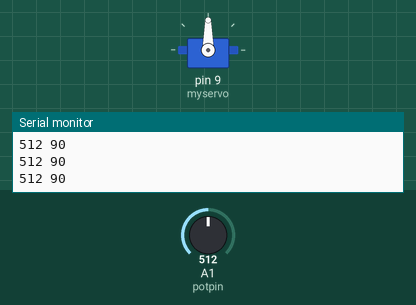
Recording of a sketch running on a simulated Arduino Uno, built with avr-gcc and run on an emulated ATmega328P. On the bench: servo, the last lines printed to the serial monitor. The test bench sets the inputs (shaded band); at power-on: A1 (potpin) = 512.

Above: at 1.5 s.
1.6 s: A1 (potpin) set to 716
At 1.9 s:
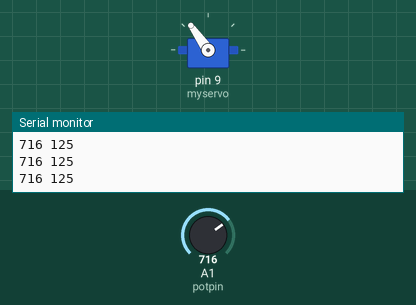
3.1 s: A1 (potpin) set to 900
At 4.1 s:
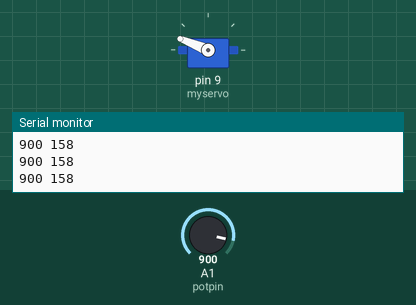
4.6 s: A1 (potpin) set to 1023
At 5.2 s:
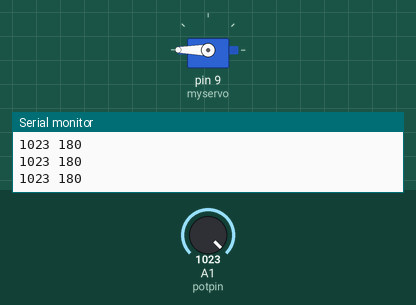
6.1 s: A1 (potpin) set to 306
At 6.4 s:
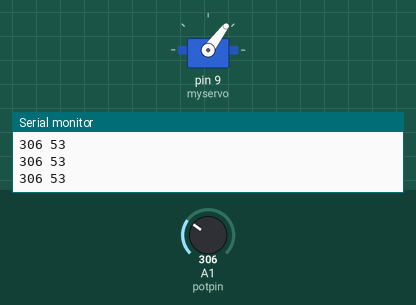
7.6 s: A1 (potpin) set to 122
At 8.8 s:
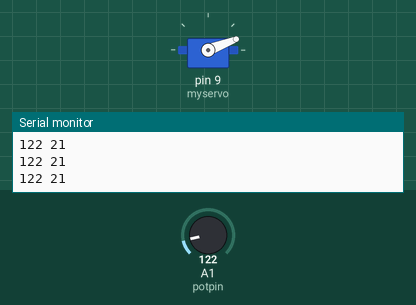
9.1 s: A1 (potpin) set to 0
At 9.9 s:
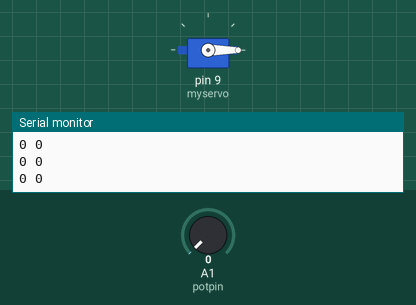
Timing chart, 0 to 11.6 s (numbered marks = the images above; inputs shaded):
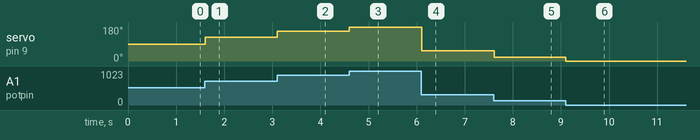

The sketch:

ServoEncoder.ino
```cpp
#include <Servo.h>


Servo myservo;  // create servo object to control a servo

int potpin = A1;  // analog pin used to connect the potentiometer
int val;    // variable to read the value from the analog pin


void setup() {
  myservo.attach(9);  // attaches the servo on pin 9 to the servo
					  // object
  Serial.begin(115200);
  delay(300); // .3 sec delay
}


void loop() {
  val = analogRead(potpin);            // reads the value of the potentiometer (value between 0 and 1023)
  Serial.print(val, DEC);
  Serial.print(" ");

  val = map(val, 0, 1023, 0, 180);     // scale it to use it with the servo (value between 0 and 180)
  Serial.println(val, DEC);

  myservo.write(val);                  // sets the servo position according to the scaled value

  delay(15);                           // waits for the servo to get there

}

// Stiring  PWM - Left 135 <-45-> 90 <-45-> 45 Right
// Rigt 309 54
// Left 793 139

// (309 + 793) / 2 = 551

//
```

Measured:
- after the input at 1.6 s, servo on pin 9 (myservo): 90° → 125° at once
- after the input at 3.1 s, servo on pin 9 (myservo): 125° → 158° at once
- after the input at 4.6 s, servo on pin 9 (myservo): 158° → 180° at once
- after the input at 6.1 s, servo on pin 9 (myservo): 180° → 53° at once
- after the input at 7.6 s, servo on pin 9 (myservo): 53° → 21° at once
- after the input at 9.1 s, servo on pin 9 (myservo): 21° → 0° at once
